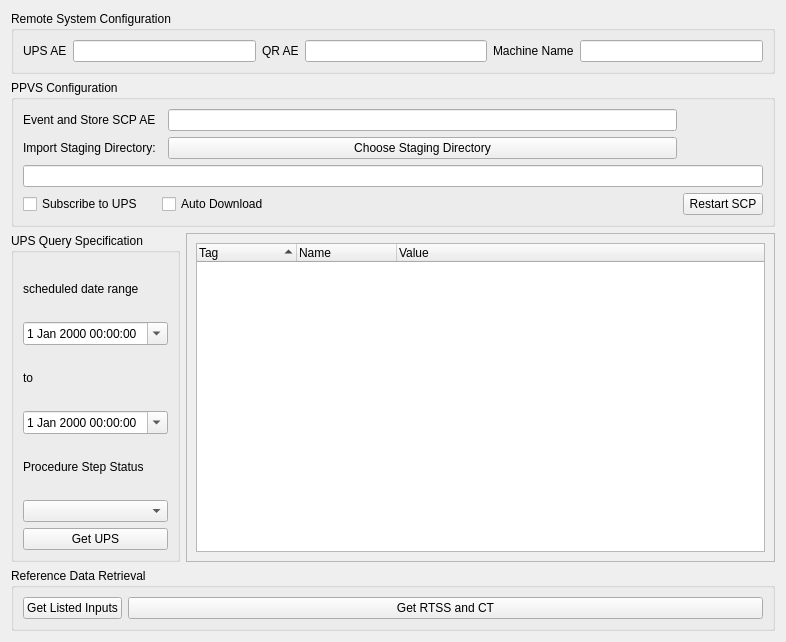
<?xml version="1.0" encoding="UTF-8"?>
<ui version="4.0">
 <class>MainPPVSSubscriberWidget</class>
 <widget class="QWidget" name="MainPPVSSubscriberWidget">
  <property name="geometry">
   <rect>
    <x>0</x>
    <y>0</y>
    <width>786</width>
    <height>642</height>
   </rect>
  </property>
  <property name="windowTitle">
   <string>Patient Position Verification and Motion Management Emulator</string>
  </property>
  <layout class="QFormLayout" name="formLayout">
   <item row="0" column="0" colspan="2">
    <widget class="QGroupBox" name="group_box_aes_and_machine">
     <property name="title">
      <string>Remote System Configuration</string>
     </property>
     <layout class="QGridLayout" name="gridLayout">
      <item row="0" column="4">
       <widget class="QLabel" name="machine_name_label">
        <property name="text">
         <string>Machine Name</string>
        </property>
       </widget>
      </item>
      <item row="0" column="5">
       <widget class="QLineEdit" name="machine_name_line_edit"/>
      </item>
      <item row="0" column="2">
       <widget class="QLabel" name="qr_ae_label">
        <property name="text">
         <string>QR AE</string>
        </property>
       </widget>
      </item>
      <item row="0" column="3">
       <widget class="QLineEdit" name="qr_ae_line_edit"/>
      </item>
      <item row="0" column="1">
       <widget class="QLineEdit" name="ups_ae_line_edit"/>
      </item>
      <item row="0" column="0">
       <widget class="QLabel" name="ups_ae_label">
        <property name="text">
         <string>UPS AE</string>
        </property>
       </widget>
      </item>
     </layout>
    </widget>
   </item>
   <item row="1" column="0" colspan="2">
    <widget class="QGroupBox" name="group_box_ppvs_scp">
     <property name="title">
      <string>PPVS Configuration</string>
     </property>
     <layout class="QGridLayout" name="gridLayout_2">
      <item row="1" column="0">
       <widget class="QLabel" name="label">
        <property name="text">
         <string>Import Staging Directory:</string>
        </property>
       </widget>
      </item>
      <item row="0" column="2">
       <widget class="QLineEdit" name="ppvs_ae_line_edit"/>
      </item>
      <item row="2" column="0" colspan="4">
       <widget class="QLineEdit" name="import_staging_dir_line_edit"/>
      </item>
      <item row="0" column="0">
       <widget class="QLabel" name="ppvs_ae_label">
        <property name="text">
         <string>Event and Store SCP AE</string>
        </property>
       </widget>
      </item>
      <item row="3" column="3">
       <widget class="QPushButton" name="ppvs_restart_push_button">
        <property name="text">
         <string>Restart SCP</string>
        </property>
       </widget>
      </item>
      <item row="1" column="2">
       <widget class="QPushButton" name="import_staging_directory_push_button">
        <property name="text">
         <string>Choose Staging Directory</string>
        </property>
       </widget>
      </item>
      <item row="3" column="0">
       <widget class="QCheckBox" name="subscribe_ups_checkbox">
        <property name="text">
         <string>Subscribe to UPS</string>
        </property>
       </widget>
      </item>
      <item row="3" column="1" colspan="2">
       <widget class="QCheckBox" name="auto_download_checkbox">
        <property name="text">
         <string>Auto Download</string>
        </property>
       </widget>
      </item>
     </layout>
    </widget>
   </item>
   <item row="2" column="0">
    <widget class="QGroupBox" name="group_box_cfind_request_and_response">
     <property name="title">
      <string>UPS Query Specification</string>
     </property>
     <layout class="QGridLayout" name="gridLayout_3">
      <item row="0" column="0">
       <widget class="QLabel" name="scheduled_date_label">
        <property name="text">
         <string>scheduled date range</string>
        </property>
       </widget>
      </item>
      <item row="1" column="0">
       <widget class="QDateTimeEdit" name="soonest_date_time_edit">
        <property name="calendarPopup">
         <bool>true</bool>
        </property>
       </widget>
      </item>
      <item row="3" column="0">
       <widget class="QDateTimeEdit" name="latest_date_time_edit">
        <property name="enabled">
         <bool>true</bool>
        </property>
        <property name="calendarPopup">
         <bool>true</bool>
        </property>
       </widget>
      </item>
      <item row="6" column="0">
       <widget class="QPushButton" name="push_button_get_ups">
        <property name="text">
         <string>Get UPS</string>
        </property>
       </widget>
      </item>
      <item row="5" column="0">
       <widget class="QComboBox" name="step_status_combo_box">
        <property name="maxVisibleItems">
         <number>6</number>
        </property>
        <property name="maxCount">
         <number>6</number>
        </property>
       </widget>
      </item>
      <item row="4" column="0">
       <widget class="QLabel" name="step_status_label">
        <property name="text">
         <string>Procedure Step Status</string>
        </property>
       </widget>
      </item>
      <item row="2" column="0">
       <widget class="QLabel" name="schedule_to_label">
        <property name="text">
         <string>to</string>
        </property>
       </widget>
      </item>
     </layout>
    </widget>
   </item>
   <item row="2" column="1">
    <widget class="QScrollArea" name="scrollArea">
     <property name="minimumSize">
      <size>
       <width>500</width>
       <height>300</height>
      </size>
     </property>
     <property name="layoutDirection">
      <enum>Qt::RightToLeft</enum>
     </property>
     <property name="sizeAdjustPolicy">
      <enum>QAbstractScrollArea::AdjustToContents</enum>
     </property>
     <property name="widgetResizable">
      <bool>true</bool>
     </property>
     <property name="alignment">
      <set>Qt::AlignLeading|Qt::AlignLeft|Qt::AlignVCenter</set>
     </property>
     <widget class="QWidget" name="scrollAreaWidgetContents">
      <property name="geometry">
       <rect>
        <x>0</x>
        <y>0</y>
        <width>538</width>
        <height>306</height>
       </rect>
      </property>
      <layout class="QGridLayout" name="gridLayout_4">
       <item row="0" column="0">
        <widget class="QTreeWidget" name="ups_response_tree_widget">
         <property name="layoutDirection">
          <enum>Qt::LeftToRight</enum>
         </property>
         <property name="alternatingRowColors">
          <bool>true</bool>
         </property>
         <property name="sortingEnabled">
          <bool>true</bool>
         </property>
         <property name="wordWrap">
          <bool>false</bool>
         </property>
         <property name="columnCount">
          <number>3</number>
         </property>
         <attribute name="headerShowSortIndicator" stdset="0">
          <bool>true</bool>
         </attribute>
         <attribute name="headerStretchLastSection">
          <bool>true</bool>
         </attribute>
         <column>
          <property name="text">
           <string notr="true">Tag</string>
          </property>
         </column>
         <column>
          <property name="text">
           <string>Name</string>
          </property>
         </column>
         <column>
          <property name="text">
           <string>Value</string>
          </property>
         </column>
        </widget>
       </item>
      </layout>
     </widget>
    </widget>
   </item>
   <item row="3" column="0" colspan="2">
    <widget class="QGroupBox" name="groupBox">
     <property name="title">
      <string>Reference Data Retrieval</string>
     </property>
     <layout class="QFormLayout" name="formLayout_2">
      <item row="0" column="0">
       <widget class="QPushButton" name="get_listed_inputs_push_button">
        <property name="text">
         <string>Get Listed Inputs</string>
        </property>
       </widget>
      </item>
      <item row="0" column="1">
       <widget class="QPushButton" name="get_rtss_and_ct_push_button">
        <property name="text">
         <string>Get RTSS and CT</string>
        </property>
       </widget>
      </item>
     </layout>
    </widget>
   </item>
  </layout>
 </widget>
 <resources/>
 <connections/>
</ui>
